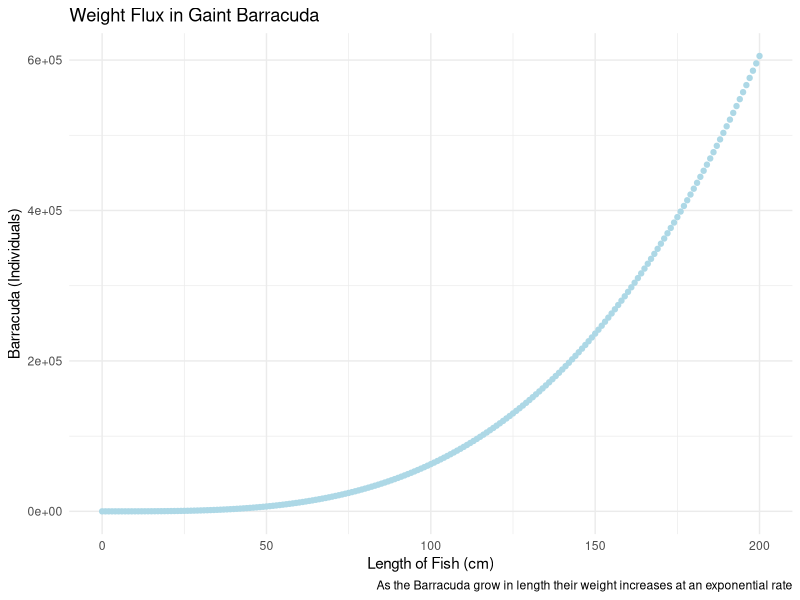

Generate this figure with R:
## ---- chunk 1
knitr::opts_chunk$set(echo = TRUE)
library("tidyverse")
## ---- chunk 2
stand_weight <- function(a, b, L) {
  a*L^b
} #function to find the mass
milkfish <- stand_weight(a = 0.0905, b = 2.25, L = 60) #each different fish at 60cm 
g_trevally <- stand_weight(a = 0.0353, b = 3.05, L = 60)
g_barracuda <- stand_weight(a = 0.0181, b = 3.27, L = 60)

fish_length <- seq(from = 0, to = 200, by = 1)
barracuda_weight <- stand_weight(a = 0.0181, b = 3.27, L = fish_length)
## ---- chunk 3
fish_df <- data.frame(fish_length, barracuda_weight)
## ---- chunk 4
ggplot(data = fish_df, aes(x = fish_length, y = barracuda_weight)) + 
  geom_point(color = "light blue")  +
  labs(x = "Length of Fish (cm)", 
       y = "Barracuda (Individuals)", 
       title = "Weight Flux in Gaint Barracuda",
       caption = "As the Barracuda grow in length their weight increases at an exponential rate") +
  theme_minimal()
